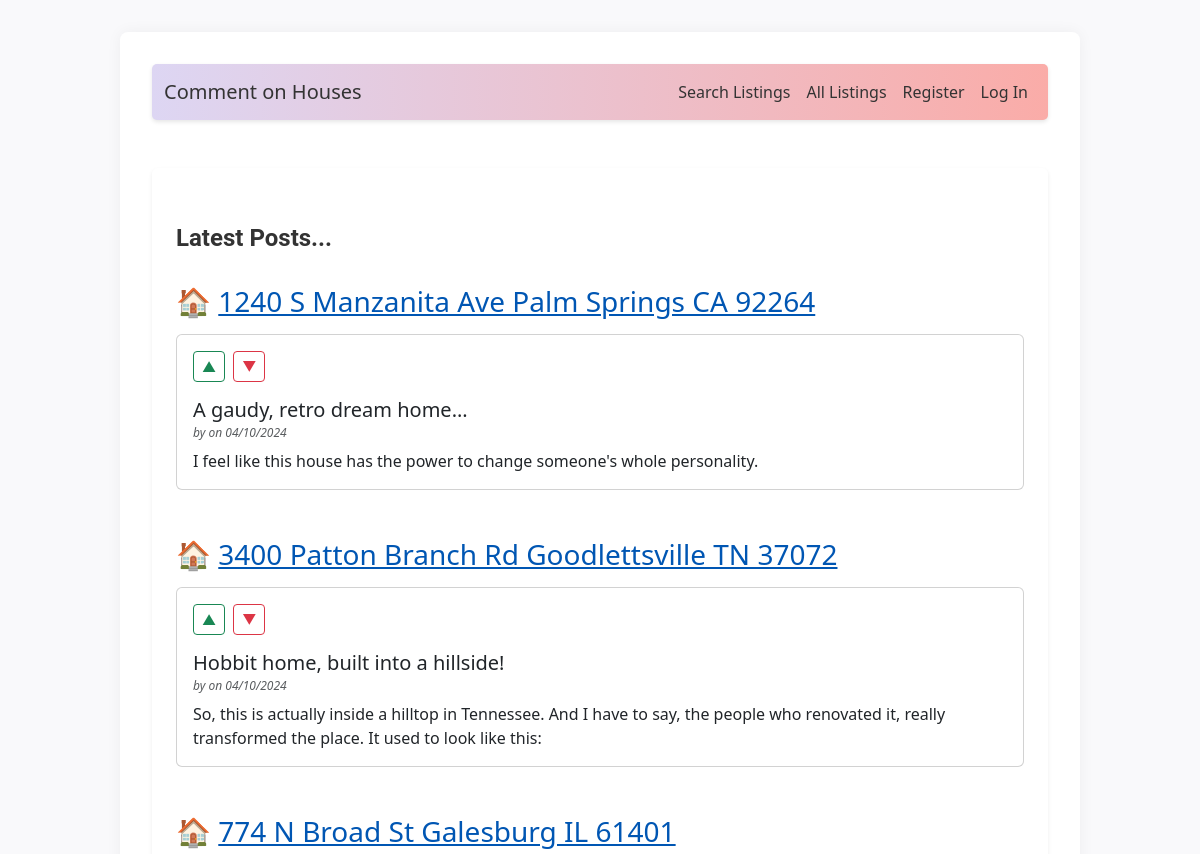
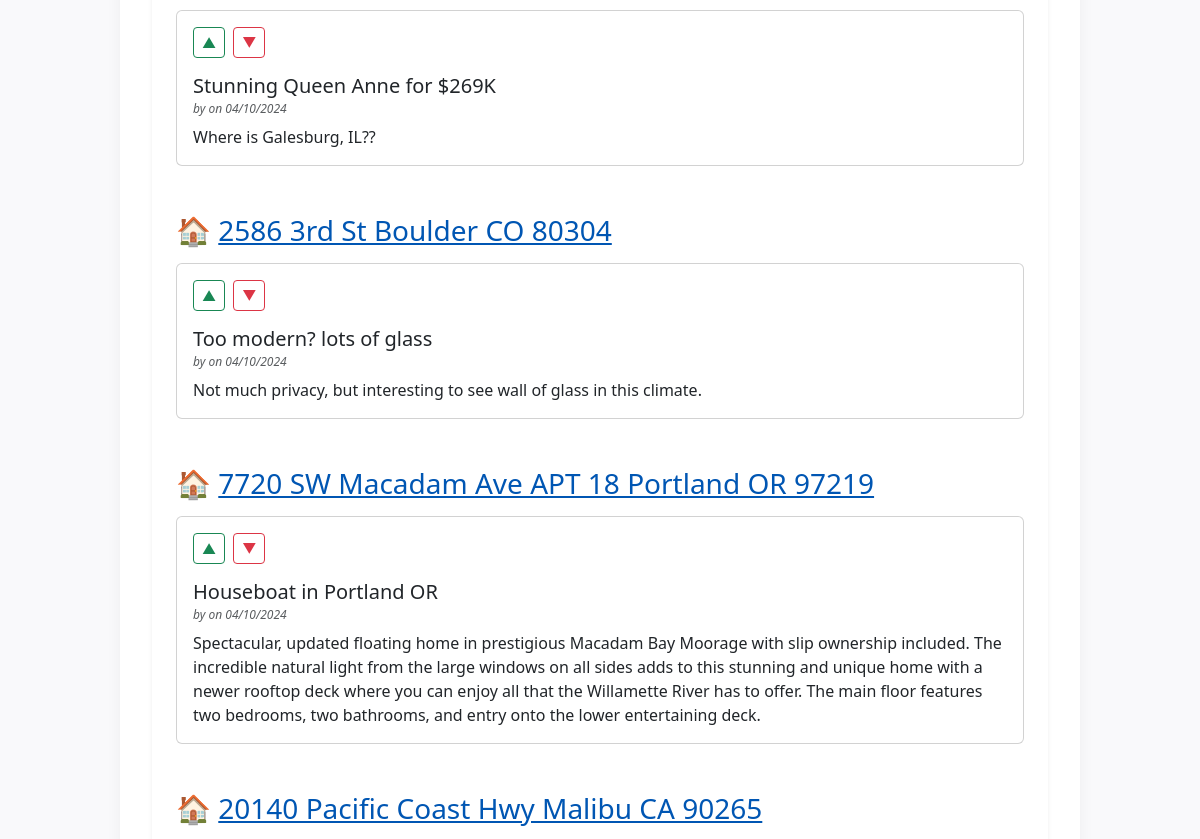
Before: /search/results (upper part) with the older database file (2 pictures, top to bottom).
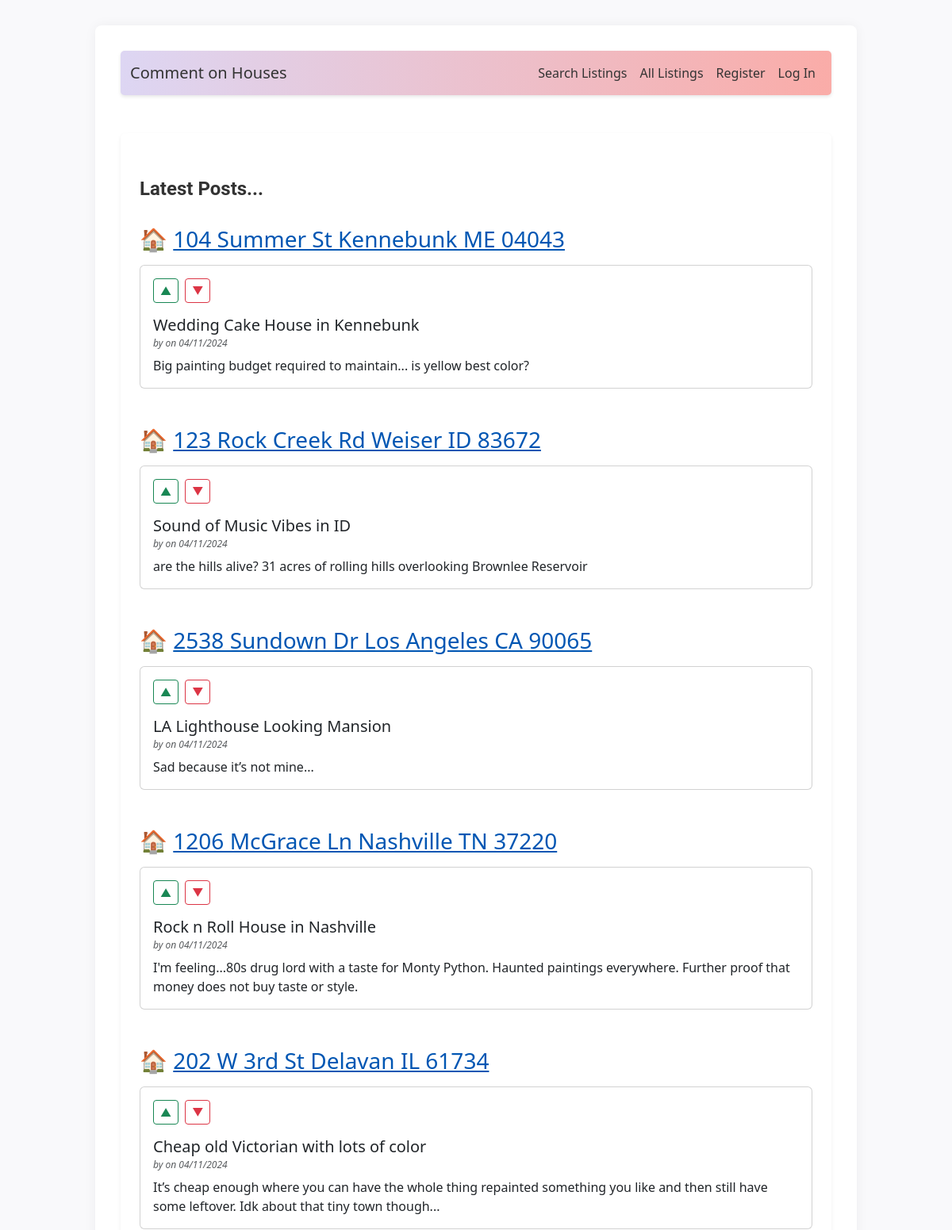
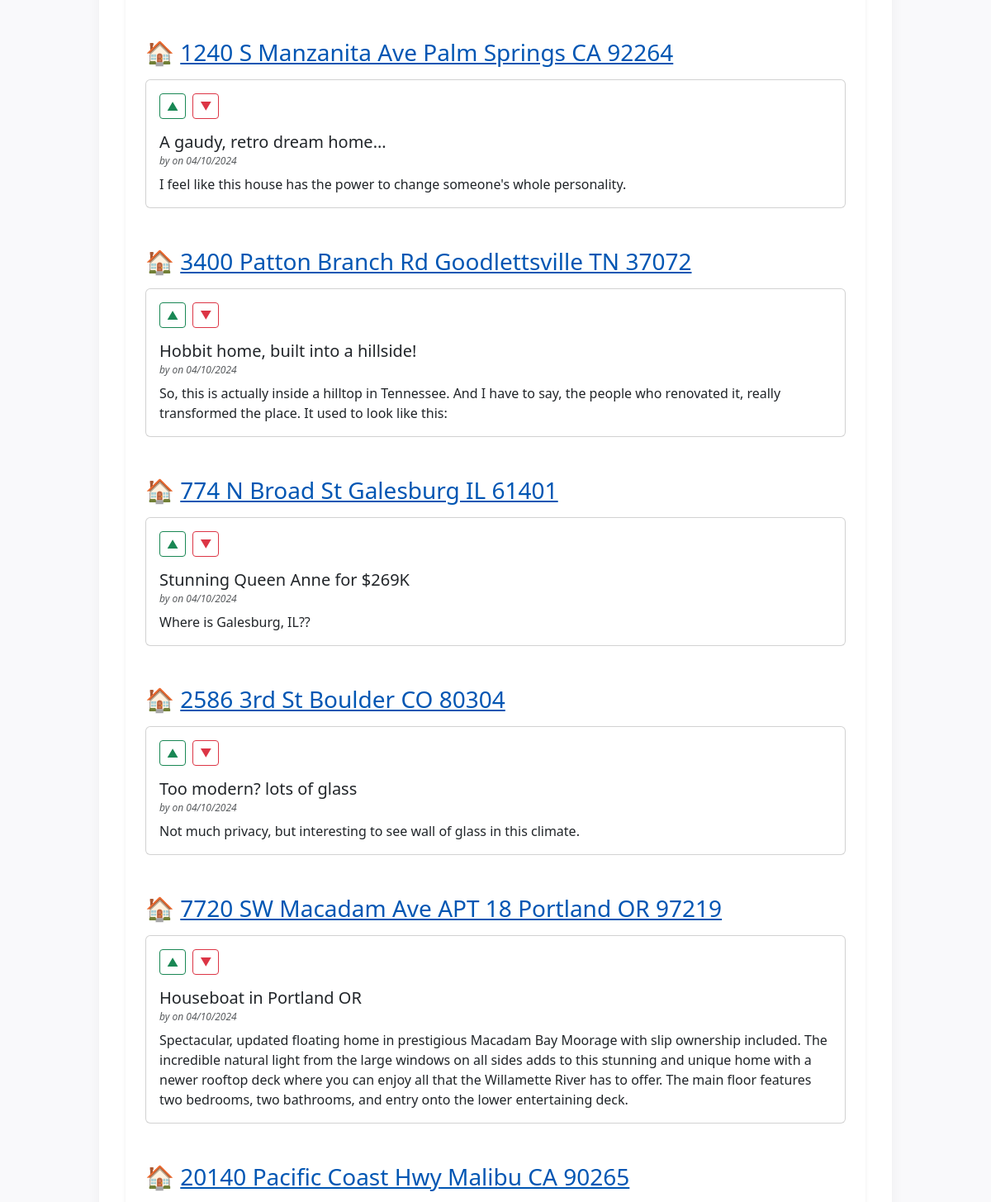
After: the same page with the newer database file (2 pictures, top to bottom).
### tables this page shows
CREATE TABLE post (
  id INTEGER PRIMARY KEY AUTOINCREMENT,
  author_id INTEGER NOT NULL,
  created TIMESTAMP NOT NULL DEFAULT CURRENT_TIMESTAMP,
  title TEXT NOT NULL,
  body TEXT NOT NULL,
  listing TEXT,
  state TEXT,
  FOREIGN KEY (author_id) REFERENCES user (id)
);

### flaskr/blog.py (the view, shortened to what this page needs)
@bp.route('/search/results', methods=['GET'])
def search_results():
    search_type = request.args.get('search_type')
    db = get_db()
    if search_type == 'state':
        state = request.args.get('state')
        query = 'SELECT * FROM post WHERE state = ? ORDER BY created DESC'
        params = (state,)
    else:
        query = 'SELECT * FROM post ORDER BY created DESC'
        params = ()
    posts = [dict(row) for row in db.execute(query, params).fetchall()]
    for post in posts:
        if post['listing']:
            parsed_address, state = parse_address_from_listing(post['listing'])
            post['parsed_address'] = parsed_address
            post['state'] = state
    grouped_posts = {k: list(v) for k, v in groupby(posts, key=itemgetter('parsed_address'))}
    return render_template('blog/index.html', grouped_posts=grouped_posts)

### flaskr/auth.py (called while the page is built)
@bp.before_app_request
def load_logged_in_user():
    user_id = session.get('user_id')
    if user_id is None:
        g.user = None
    else:
        g.user = get_db().execute(
            'SELECT * FROM user WHERE id = ?', (user_id,)
        ).fetchone()

### flaskr/blog.py (called while the page is built)
def parse_address_from_listing(listing_url):
    house_emoji = '\U0001F3E0'
    parts = listing_url.split('/')
    address_part = parts[4]
    address = address_part.replace('-', ' ')
    state = address[-8:-6]
    formatted_address = f"{house_emoji} <a href='{listing_url}' target='_blank'>{address}</a>"
    return formatted_address, state

### flaskr/db.py (called while the page is built)
def get_db():
    if 'db' not in g:
        g.db = sqlite3.connect(
            current_app.config['DATABASE'],
            detect_types=sqlite3.PARSE_DECLTYPES
        )
        g.db.row_factory = sqlite3.Row
    return g.db

### flaskr/templates/blog/index.html (shortened to what this page needs)
{% extends 'base.html' %}
{% block header %}
<div class="container mt-4">
  <div class="d-flex justify-content-between align-items-center">
    <h1 class="fw-bold">{% block title %}Latest Posts...{% endblock %}</h1>
  </div>
</div>
{% endblock %}
{% block content %}
<div class="container mt-3">
  {% for listing, posts in grouped_posts.items() %}
    <section class="mb-5">
      <h2 class="mb-3">{{ posts[0].parsed_address|safe }}</h2>
      {% for post in posts %}
        <div class="card mb-3">
          <div class="card-body">
            <div class="d-flex align-items-center mb-3">
              <form action="{{ url_for('blog.vote') }}" method="post" class="me-2">
                <button type="submit" name="vote_type" value="1" class="btn btn-outline-success btn-sm">&#x25B2; </button>
              </form>
              <form action="{{ url_for('blog.vote') }}" method="post" class="me-2">
                <button type="submit" name="vote_type" value="-1" class="btn btn-outline-danger btn-sm">&#x25BC; </button>
              </form>
            </div>
            <h3 class="card-title smaller-size">{{ post['title'] }}</h3>
            <h6 class="card-subtitle mb-2 text-muted h6-reduce">
              <em>by {{ post['username'] }} on {{ post['created'].strftime('%m/%d/%Y') }}</em>
            </h6>
            <p class="card-text">{{ post['body'] }}</p>
          </div>
        </div>
      {% endfor %}
    </section>
  {% endfor %}
</div>
{% endblock %}

### flaskr/templates/base.html (shortened to what this page needs)
<!doctype html>
<html lang="en">
<head>
    <link href="https://cdn.jsdelivr.net/npm/bootstrap@5.3.2/dist/css/bootstrap.min.css" rel="stylesheet">
    <link rel="stylesheet" href="{{ url_for('static', filename='style.css') }}">
</head>
<body>
    <nav class="navbar navbar-expand-lg navbar-light bg-primary">
      <div class="container">
          <a class="navbar-brand" href="#">Comment on Houses</a>
          <div class="collapse navbar-collapse" id="navbarNav">
              <ul class="navbar-nav ms-auto">
                <li class="nav-item"><a class="nav-link" href="{{ url_for('blog.search') }}">Search Listings</a></li>
                <li class="nav-item"><a class="nav-link" href="{{ url_for('blog.index') }}">All Listings</a></li>
                {% if g.user %}
                    <li class="nav-item"><a class="nav-link" href="{{ url_for('auth.logout') }}">Log Out</a></li>
                {% else %}
                    <li class="nav-item"><a class="nav-link" href="{{ url_for('auth.register') }}">Register</a></li>
                    <li class="nav-item"><a class="nav-link" href="{{ url_for('auth.login') }}">Log In</a></li>
                {% endif %}
              </ul>
          </div>
      </div>
    </nav>
    <main class="container my-5 rounded shadow-sm">
        <header>
            {% block header %}{% endblock %}
        </header>
        <section>
        {% block content %}{% endblock %}
        </section>
    </main>
</body>
</html>

### flaskr/static/style.css (style rules this page uses)
html { font-family: "Roboto", sans-serif; background: #f9f9fb; color: #424242; line-height: 1.6; }
body { max-width: 80vw; margin: 2rem auto; background: #fff; padding: 2rem; box-shadow: 0 0 15px rgba(0, 0, 0, 0.05); border-radius: 8px; }
h1 { font-family: 'Roboto'; color: #333; font-size: 1.5rem; margin: 1rem 0; margin-top: 0; align-self: center; font-weight: bold; }
h2 { font: 'Roboto'; font-size: 1.75rem; }
.smaller-size { font-size: 1.25rem; }
.h6-reduce { font-size: .75rem; }
a { color: #0056b3; text-decoration: underline; }
nav { background: linear-gradient(to right, #ddd6f3, #faaca8); border-radius: 5px; box-shadow: 0 2px 4px rgba(0,0,0,0.1); }
nav h1, nav ul li a { color: #333; }
nav .navbar-brand, nav .nav-link { color: #333; }
main { padding-top: 2rem; padding-bottom: 2rem; }

Changed rows visible on the page:
added post: title "Wedding Cake House in Kennebunk", created "04/11/2024", body "Big painting budget required to maintain... is yellow best color?", shown under "🏠 104 Summer St Kennebunk ME 04043"
added post: title "Sound of Music Vibes in ID", created "04/11/2024", body "are the hills alive? 31 acres of rolling hills overlooking Brownlee Reservoir", shown under "🏠 123 Rock Creek Rd Weiser ID 83672"
added post: title "LA Lighthouse Looking Mansion", created "04/11/2024", body "Sad because it’s not mine...", shown under "🏠 2538 Sundown Dr Los Angeles CA 90065"
added post: title "Rock n Roll House in Nashville", created "04/11/2024", body "I'm feeling...80s drug lord with a taste for Monty Python. Haunted paintings everywhere. Further proof that money does not buy taste or style.", shown under "🏠 1206 McGrace Ln Nashville TN 37220"
added post: title "Cheap old Victorian with lots of color", created "04/11/2024", body "It’s cheap enough where you can have the whole thing repainted something you like and then still have some leftover. Idk about that tiny town though...", shown under "🏠 202 W 3rd St Delavan IL 61734"
Other visible differences:
new list line: "🏠 104 Summer St Kennebunk ME 04043"
new list line: "🏠 123 Rock Creek Rd Weiser ID 83672"
new list line: "🏠 2538 Sundown Dr Los Angeles CA 90065"
new list line: "🏠 1206 McGrace Ln Nashville TN 37220"
new list line: "🏠 202 W 3rd St Delavan IL 61734"
